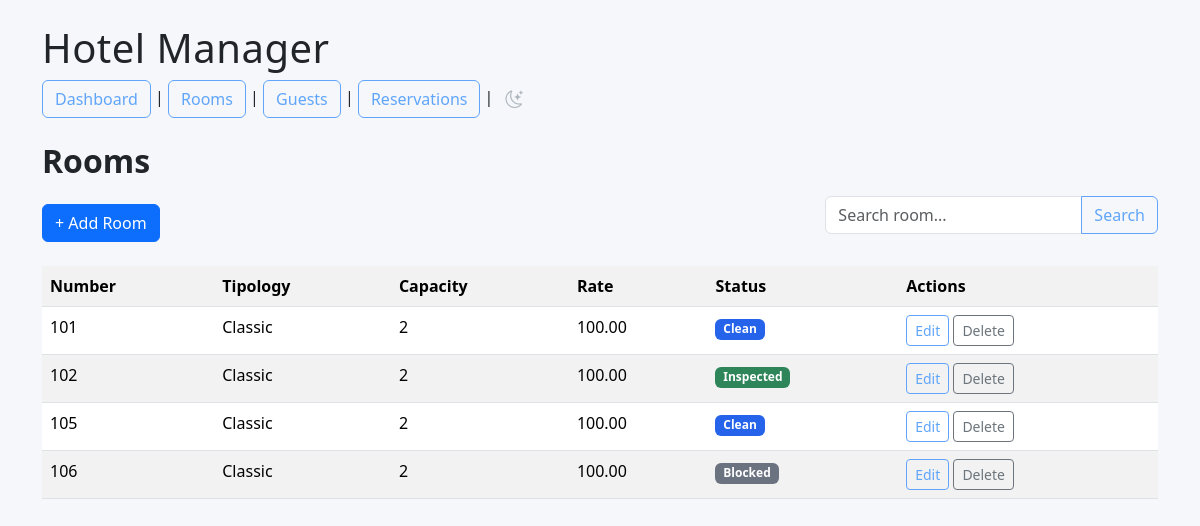
Page /rooms/ on the earlier database version.
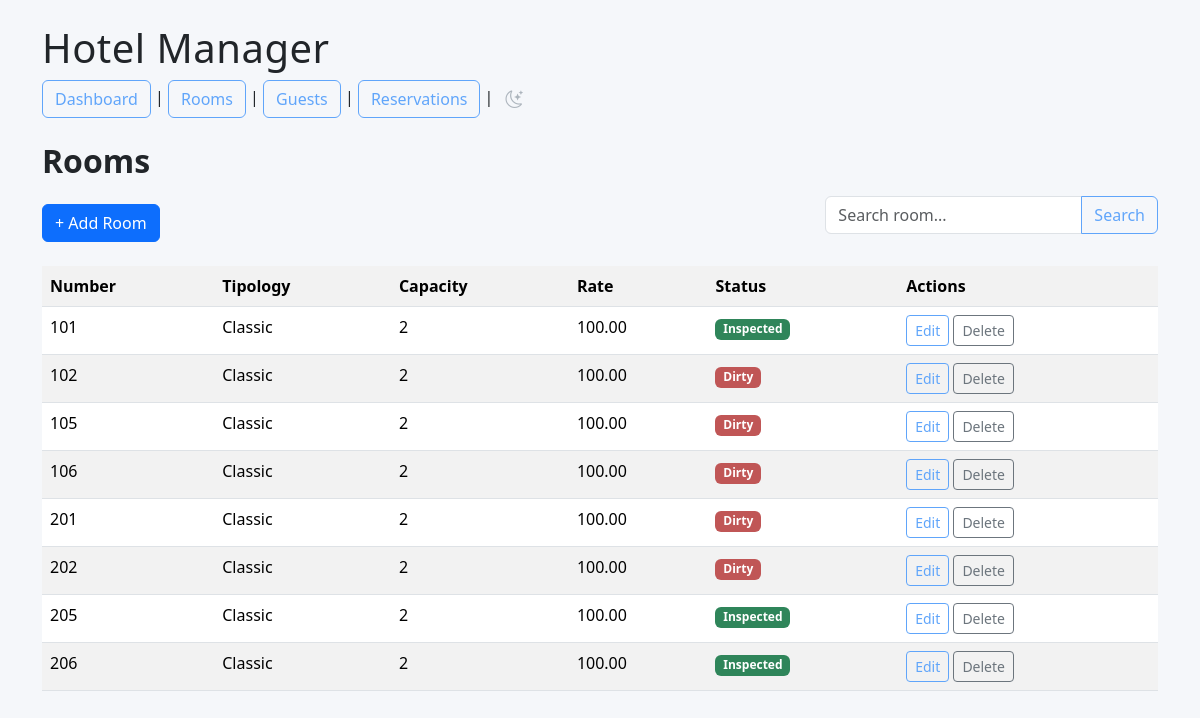
Same page on the later database version.
### rooms/models.py (models this page shows, shortened)
class Room(models.Model):
    class RoomType(models.TextChoices):
        CLASSIC = "Classic", "Classic"
    class Status(models.TextChoices):
        CLEAN = "CL", "Clean"
        DIRTY = "DI", "Dirty"
        INSPECTED = "IN", "Inspected"
        BLOCKED = "BL", "Blocked"
        OCCUPIED = "OC", "occupied"
    number = models.IntegerField(unique=True)
    room_type = models.CharField(
        max_length=20,
        choices=RoomType.choices
        )
    capacity = models.IntegerField()
    price_per_night = models.DecimalField(
        max_digits=8,
        decimal_places=2
    )
    status = models.CharField(
        max_length=2,
        choices=Status.choices,
        default=Status.CLEAN
        )

### rooms/views.py (the view)
# urls.py: path("", views.room_list, name="room_list"),
def room_list(request):
    search = request.GET.get("search", "")
    rooms = Room.objects.all()
    if search:
        rooms = rooms.filter(
            Q(number__icontains=search) |
            Q(room_type__icontains=search)
        )
    return render(
        request,
        "rooms/room_list.html",
        {
            "rooms": rooms
        }
    )

### rooms/templates/rooms/room_list.html
{% extends "base.html" %}
{% block content %}
<h2 class="mb-3">Rooms</h2>
<div class="d-flex justify-content-between align-items-center mb-3">
    <a href="{% url 'room_create' %}" class="btn btn-primary">
        + Add Room
    </a>
<form method="GET" class="mb-3">
    <div class="input-group">
        <input
            type="text"
            name="search"
            class="form-control"
            placeholder="Search room..."
            value="{{ request.GET.search }}">
        <button class="btn btn-outline-primary" type="submit">
            Search
        </button>
    </div>
</form>
</div>
<table class="table table-striped table-hover">
    <tr>
        <th>Number</th>
        <th>Tipology</th>
        <th>Capacity</th>
        <th>Rate</th>
        <th>Status</th>
        <th>Actions</th>
    </tr>
    {% for room in rooms %}
    <tr>
        <td>{{ room.number }}</td>
        <td>{{ room.room_type }}</td>
        <td>{{ room.capacity }}</td>
        <td>{{ room.price_per_night }}</td>
        <td>
            {% if room.status == "CL" %}
            <span class="badge badge-clean">Clean</span>
            {% elif room.status == "DI" %}
            <span class="badge badge-dirty">Dirty</span>
            {% elif room.status == "IN" %}
            <span class="badge badge-inspected">Inspected</span>
            {% elif room.status == "BL" %}
            <span class="badge badge-blocked">Blocked</span>
            {% endif %}
        </td>
        <td>
            <a href="{% url 'room_update' room.id %}" class="btn btn-outline-primary btn-sm">
                Edit
            </a>
            <a href="{% url 'room_delete' room.id %}" class="btn btn-outline-secondary btn-sm">
                Delete
            </a>
        </td>
    </tr>
    {% empty %}
    <tr>
        <td colspan="5">No rooms registered</td>
    </tr>
    {% endfor %}
</table>
{% endblock %}

### templates/base.html (shortened to what this page needs)
{% load static %}
<!DOCTYPE html>
<html lang="eng">
<head>
    <link href="https://cdn.jsdelivr.net/npm/bootstrap@5.3.7/dist/css/bootstrap.min.css" rel="stylesheet">
    <link rel="stylesheet"
      href="https://cdn.jsdelivr.net/npm/bootstrap-icons@1.13.1/font/bootstrap-icons.min.css">
    <link rel="stylesheet" href="{% static 'css/style.css' %}">
</head>
<body>
    <div class="container mt-4">
        <h1>Hotel Manager</h1>
        <nav class="mb-4">
            <a class="btn btn-outline-primary" href="{% url 'dashboard' %}">Dashboard</a> |
            <a class="btn btn-outline-primary" href="{% url 'room_list' %}">Rooms</a> |
            <a class="btn btn-outline-primary" href="{% url 'guest_list' %}">Guests</a> |
            <a class="btn btn-outline-primary" href="{% url 'reservation_list' %}">Reservations</a> |
            <button id="theme-toggle" class="btn btn-dark btn-sm">
            </button>
        </nav>
        {% block content %}
        {% endblock %}
    </div>
</body>
</html>

### static/css/style.css (style rules this page uses)
body { background-color: #f5f7fa; color: #212529; transition: 0.3s; }
.card, .table, .form-control, .form-select { transition: 0.3s; }
.badge-dirty { background-color: #c05656; color: white; }
.badge-inspected { background-color: #2f855a; color: white; }
h1 { front-weight:700; letter-spacing:.5px; }
h2 { font-weight:700; letter_spacing:.3px; margin-botton:25px; }
th { font-weight:600; }
.btn-outline-primary { color:#60a5fa; border-color:#60a5fa; }
.table tbody tr { transition: .2s; }
#theme-toggle { border: none; background: transparent; }

Differences in the rows shown:
changed Room (number 1 of 8 on the later page): status "Clean" → "Inspected"
changed Room (number 2 of 8 on the later page): status "Inspected" → "Dirty"
changed Room (number 3 of 8 on the later page): status "Clean" → "Dirty"
changed Room (number 4 of 8 on the later page): status "Blocked" → "Dirty"
added Room: number "201", room_type "Classic", capacity "2", price_per_night "100.00", status "Dirty"
added Room: number "202", room_type "Classic", capacity "2", price_per_night "100.00", status "Dirty"
added Room: number "205", room_type "Classic", capacity "2", price_per_night "100.00", status "Inspected"
added Room: number "206", room_type "Classic", capacity "2", price_per_night "100.00", status "Inspected"
